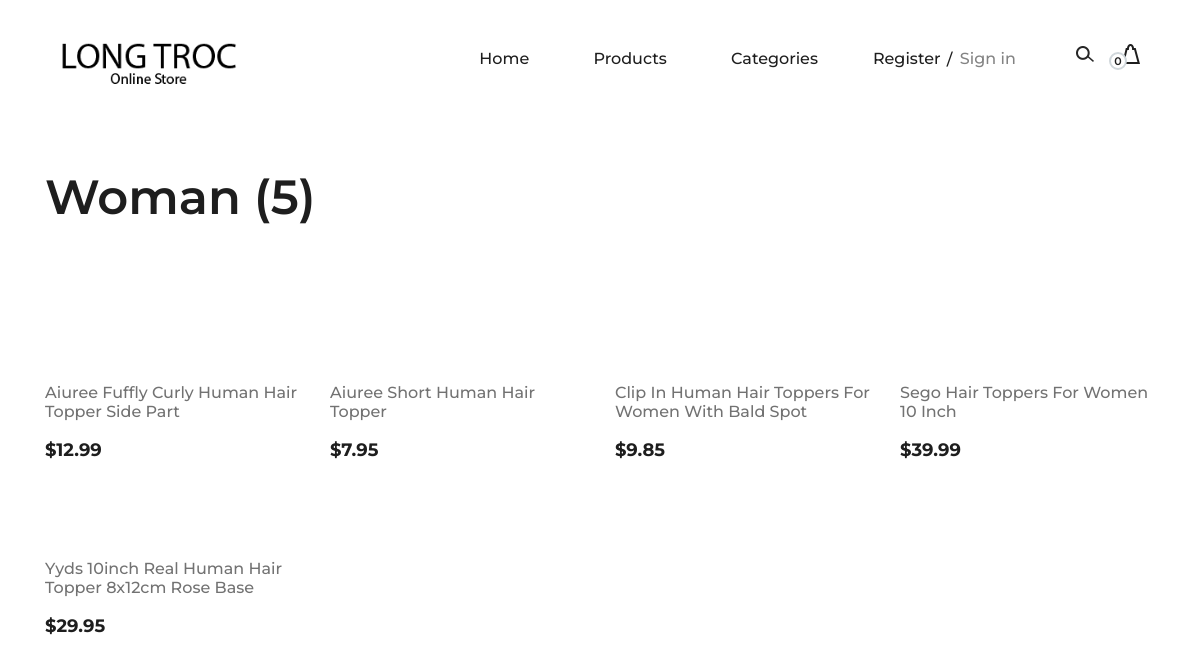
The page /category-details/woman/ on the database its author committed.
### product/models.py (models this page shows, shortened)
class Category(models.Model):
  title = models.CharField(max_length=150, unique=True)
  slug = models.SlugField(unique=True, max_length=150)
  featured = models.BooleanField(default=False)
  create_date = models.DateTimeField(auto_now_add=True)
  class Meta:
    ordering = ['title']

class Product(models.Model):
  category = models.ForeignKey(Category, related_name='products', on_delete=models.CASCADE)
  title = models.CharField(max_length=250, unique=True)
  slug = models.SlugField(unique=True, max_length=250)
  featured = models.BooleanField(default=False)
  price = models.DecimalField(max_digits=8, decimal_places=2)
  thumnail = models.URLField()
  description = models.TextField(null=True, blank=True, default='N/A')
  in_stock = models.BooleanField(default=True)
  create_date = models.DateTimeField(auto_now_add=True)
  updated_date = models.DateTimeField(auto_now=True)
  class Meta:
    ordering = ['-id']

### product/views.py (the view)
# urls.py: path('category-details/<str:slug>/', CategoryDetails.as_view(), name='category-details'),
class CategoryDetails(generic.DetailView):
  model = Category
  template_name = 'product/category-details.html'
  slug_url_kwarg = 'slug'
  def get_context_data(self, **kwargs):
    context = super().get_context_data(**kwargs)
    context['products'] = self.get_object().products.all()
    return context

### cart/carts.py (called while the page is built)
  def __len__(self):
    return len(list(self.cart.keys()))

### cart/context_processors.py (called while the page is built)
def cart(request):
  cart = Cart(request)
  if len(list(cart.cart.keys())) < 1:
    try:
      del cart.session[cart.coupon_id]
    except:
      ...
  return {"cart": Cart(request)}

### product/context_processors.py (called while the page is built)
def categories(request):
  return {"categories": Category.objects.all()}

### templates/product/category-details.html (shortened to what this page needs)
{% extends '../base.html' %}
{% load static %}
{% block content %}
{% if products.count > 0 %}
  <section class="page-add">
    <div class="container">
        <div class="row">
            <div class="col-lg-4">
                <div class="page-breadcrumb">
                    <h2>{{category.title|title}} ({{products.count}})</h2>
                </div>
            </div>
        </div>
    </div>
</section>
{% endif %}
<section class="categories-page spad">
    <div class="container">
      {% if products.count > 0 %}
        <div class="row">
          {% for product in products %}
            <div class="col-lg-3 col-md-6">
              <div class="single-product-item">
                <a href="{% url 'product-details' product.slug %}">
                  <figure>
                  </figure>
                </a>
                <div class="product-text">
                  <a href="{% url 'product-details' product.slug %}">
                    <h6>{{product.title|title}}</h6>
                  </a>
                  <p>${{product.price}}</p>
                </div>
              </div>
            </div>
            {% endfor %}
        </div>
        {% else %}
        {% include '../no-result.html' %}
        {% endif %}
    </div>
</section>
{% endblock content %}

### static/css/style.css (style rules this page uses)
html, body { height: 100%; font-family: "Montserrat", sans-serif; -webkit-font-smoothing: antialiased; font-smoothing: antialiased; background: none; }
h1, h2, h3, h4, h5, h6 { margin: 0; color: #111111; font-weight: 500; font-family: "Montserrat", sans-serif; }
h2 { font-size: 36px; }
h6 { font-size: 16px; }
p { font-size: 15px; color: #7b7b7b; font-weight: 400; line-height: 1.6; font-family: "Montserrat", sans-serif; margin: 0 0 15px 0; }
.spad { padding-top: 100px; padding-bottom: 100px; }
.single-product-item { margin-bottom: 30px; }
.single-product-item figure { margin-bottom: 40px; position: relative; overflow: hidden; }
.single-product-item .product-text { text-align: center; }
.single-product-item .product-text h6 { color: #727272; margin-bottom: 15px; }
.single-product-item .product-text p { color: #1e1e1e; font-size: 18px; font-weight: 700; margin-bottom: 0; }
.page-add { padding-top: 31px; margin-bottom: 92px; }
.page-add .page-breadcrumb { padding-top: 34px; }
.page-add .page-breadcrumb h2 { color: #1e1e1e; font-size: 48px; font-weight: 600; }
.categories-page { padding-top: 0; }
.categories-page .single-product-item figure { position: relative; z-index: 1; }
.categories-page .single-product-item figure:after { position: absolute; left: 0; top: 0; height: 100%; width: 100%; background: #000000; content: ""; opacity: 0; -webkit-transition: all 0.3s; transition: all 0.3s; }
.categories-page .single-product-item .product-text { text-align: left; display: block; }
.categories-page .single-product-item .product-text a { display: block; }

### rows shown on the page
Category: title "Woman"
Product: title "Aiuree Fuffly Curly Human Hair Topper Side Part", price "12.99"
Product: title "Aiuree Short Human Hair Topper", price "7.95"
Product: title "Clip In Human Hair Toppers For Women With Bald Spot", price "9.85"
Product: title "Sego Hair Toppers For Women 10 Inch", price "39.99"
Product: title "Yyds 10inch Real Human Hair Topper 8x12cm Rose Base", price "29.95"

### other values the page prints
{{ cart|length }} "0"
{{ products.count }} "5"
